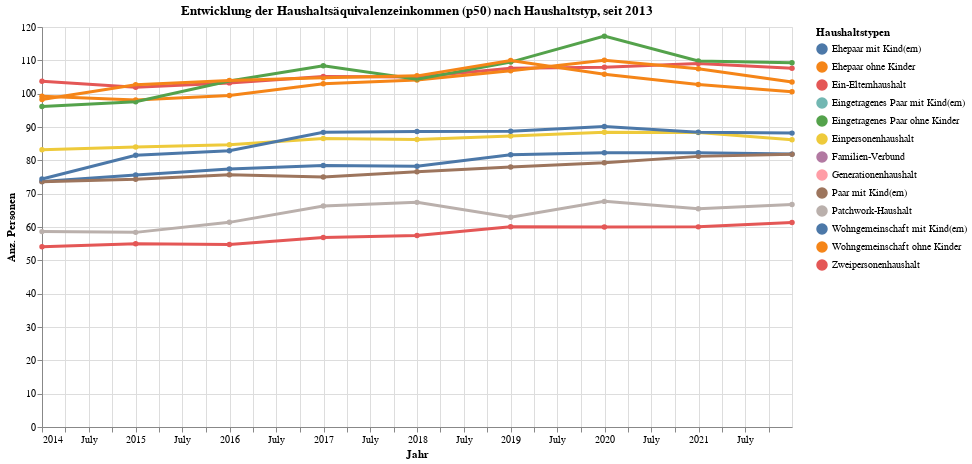

Notebook source saved alongside this figure:
### Code cell
grafik3 = mypy_dv.plot_altair_multiline_highlight(
    data = myAgg3.reset_index()
    , x = 'ZEIT_LANG:T'
    , y = 'med_HAE75:Q'
    , myTitle = "Entwicklung der Haushaltsäquivalenzeinkommen (p50) nach Haushaltstyp, seit "+str(data2betested.index.year.min())
    , x_beschriftung = 'Jahr'
    , y_beschriftung = 'Anz. Personen'
    , warning_status  = "ignore"
    , category='HTY_LANG'
    , category_beschriftung='Haushaltstypen'
)
grafik3

### Figure 1 — Vega-Lite specification as saved in the notebook (floating-point values rounded to 4 significant figures)
{"config": {"view": {"continuousWidth": 300, "continuousHeight": 300}}, "layer": [{"mark": {"type": "circle"}, "encoding": {"color": {"field": "HTY_LANG", "legend": {"orient": "right", "title": "Haushaltstypen"}, "type": "nominal"}, "opacity": {"value": 1.3}, "tooltip": [{"field": "ZEIT_LANG", "type": "temporal"}, {"field": "HTY_LANG", "type": "nominal"}, {"field": "med_HAE75", "type": "quantitative"}], "x": {"axis": {"title": "Jahr"}, "field": "ZEIT_LANG", "type": "temporal"}, "y": {"axis": {"title": "Anz. Personen"}, "field": "med_HAE75", "type": "quantitative"}}, "name": "view_1", "title": "Entwicklung der Haushaltsäquivalenzeinkommen (p50) nach Haushaltstyp, seit 2013"}, {"mark": {"type": "line"}, "encoding": {"color": {"field": "HTY_LANG", "legend": {"orient": "right", "title": "Haushaltstypen"}, "type": "nominal"}, "size": {"condition": {"test": {"not": {"param": "param_1"}}, "value": 1.2}, "value": 3}, "tooltip": [{"field": "ZEIT_LANG", "type": "temporal"}, {"field": "HTY_LANG", "type": "nominal"}, {"field": "med_HAE75", "type": "quantitative"}], "x": {"axis": {"title": "Jahr"}, "field": "ZEIT_LANG", "type": "temporal"}, "y": {"axis": {"title": "Anz. Personen"}, "field": "med_HAE75", "type": "quantitative"}}, "title": "Entwicklung der Haushaltsäquivalenzeinkommen (p50) nach Haushaltstyp, seit 2013"}], "data": {"name": "data-def23f71c87fd27df03390c110419df7"}, "height": 400, "params": [{"name": "param_1", "select": {"type": "point", "fields": ["HTY_LANG"], "nearest": true, "on": "pointerover"}, "views": ["view_1"]}], "width": 750, "$schema": "https://vega.github.io/schema/vega-lite/v5.8.0.json", "datasets": {"data-def23f71c87fd27df03390c110419df7": [{"ZEIT_LANG": "2016-12-31T00:00:00", "ZEIT_CODE": "Z31122016", "HTY_LANG": "Einpersonenhaushalt", "HTY_CODE": "HTY0001", "StichtagDatJahr_str": "2016-12-31", "Jahr": 2016, "med_HAE75": 86.53}, {"ZEIT_LANG": "2021-12-31T00:00:00", "ZEIT_CODE": "Z31122021", "HTY_LANG": "Einpersonenhaushalt", "HTY_CODE": "HTY0001", "StichtagDatJahr_str": "2021-12-31", "Jahr": 2021, "med_HAE75": 86.16}, {"ZEIT_LANG": "2013-12-31T00:00:00", "ZEIT_CODE": "Z31122013", "HTY_LANG": "Einpersonenhaushalt", "HTY_CODE": "HTY0001", "StichtagDatJahr_str": "2013-12-31", "Jahr": 2013, "med_HAE75": 83.15}, {"ZEIT_LANG": "2017-12-31T00:00:00", "ZEIT_CODE": "Z31122017", "HTY_LANG": "Einpersonenhaushalt", "HTY_CODE": "HTY0001", "StichtagDatJahr_str": "2017-12-31", "Jahr": 2017, "med_HAE75": 86.22}, {"ZEIT_LANG": "2020-12-31T00:00:00", "ZEIT_CODE": "Z31122020", "HTY_LANG": "Einpersonenhaushalt", "HTY_CODE": "HTY0001", "StichtagDatJahr_str": "2020-12-31", "Jahr": 2020, "med_HAE75": 88.34}, {"ZEIT_LANG": "2014-12-31T00:00:00", "ZEIT_CODE": "Z31122014", "HTY_LANG": "Einpersonenhaushalt", "HTY_CODE": "HTY0001", "StichtagDatJahr_str": "2014-12-31", "Jahr": 2014, "med_HAE75": 84.0}, {"ZEIT_LANG": "2018-12-31T00:00:00", "ZEIT_CODE": "Z31122018", "HTY_LANG": "Einpersonenhaushalt", "HTY_CODE": "HTY0001", "StichtagDatJahr_str": "2018-12-31", "Jahr": 2018, "med_HAE75": 87.28}, {"ZEIT_LANG": "2019-12-31T00:00:00", "ZEIT_CODE": "Z31122019", "HTY_LANG": "Einpersonenhaushalt", "HTY_CODE": "HTY0001", "StichtagDatJahr_str": "2019-12-31", "Jahr": 2019, "med_HAE75": 88.44}, {"ZEIT_LANG": "2015-12-31T00:00:00", "ZEIT_CODE": "Z31122015", "HTY_LANG": "Einpersonenhaushalt", "HTY_CODE": "HTY0001", "StichtagDatJahr_str": "2015-12-31", "Jahr": 2015, "med_HAE75": 84.69}, {"ZEIT_LANG": "2021-12-31T00:00:00", "ZEIT_CODE": "Z31122021", "HTY_LANG": "Zweipersonenhaushalt", "HTY_CODE": "HTY0004", "StichtagDatJahr_str": "2021-12-31", "Jahr": 2021, "med_HAE75": 107.6}, {"ZEIT_LANG": "2016-12-31T00:00:00", "ZEIT_CODE": "Z31122016", "HTY_LANG": "Zweipersonenhaushalt", "HTY_CODE": "HTY0004", "StichtagDatJahr_str": "2016-12-31", "Jahr": 2016, "med_HAE75": 105.1}, {"ZEIT_LANG": "2014-12-31T00:00:00", "ZEIT_CODE": "Z31122014", "HTY_LANG": "Zweipersonenhaushalt", "HTY_CODE": "HTY0004", "StichtagDatJahr_str": "2014-12-31", "Jahr": 2014, "med_HAE75": 101.9}, {"ZEIT_LANG": "2017-12-31T00:00:00", "ZEIT_CODE": "Z31122017", "HTY_LANG": "Zweipersonenhaushalt", "HTY_CODE": "HTY0004", "StichtagDatJahr_str": "2017-12-31", "Jahr": 2017, "med_HAE75": 105.0}, {"ZEIT_LANG": "2018-12-31T00:00:00", "ZEIT_CODE": "Z31122018", "HTY_LANG": "Zweipersonenhaushalt", "HTY_CODE": "HTY0004", "StichtagDatJahr_str": "2018-12-31", "Jahr": 2018, "med_HAE75": 107.6}, {"ZEIT_LANG": "2015-12-31T00:00:00", "ZEIT_CODE": "Z31122015", "HTY_LANG": "Zweipersonenhaushalt", "HTY_CODE": "HTY0004", "StichtagDatJahr_str": "2015-12-31", "Jahr": 2015, "med_HAE75": 103.2}, {"ZEIT_LANG": "2013-12-31T00:00:00", "ZEIT_CODE": "Z31122013", "HTY_LANG": "Zweipersonenhaushalt", "HTY_CODE": "HTY0004", "StichtagDatJahr_str": "2013-12-31", "Jahr": 2013, "med_HAE75": 103.7}, {"ZEIT_LANG": "2019-12-31T00:00:00", "ZEIT_CODE": "Z31122019", "HTY_LANG": "Zweipersonenhaushalt", "HTY_CODE": "HTY0004", "StichtagDatJahr_str": "2019-12-31", "Jahr": 2019, "med_HAE75": 107.9}, {"ZEIT_LANG": "2020-12-31T00:00:00", "ZEIT_CODE": "Z31122020", "HTY_LANG": "Zweipersonenhaushalt", "HTY_CODE": "HTY0004", "StichtagDatJahr_str": "2020-12-31", "Jahr": 2020, "med_HAE75": 109.1}, {"ZEIT_LANG": "2017-12-31T00:00:00", "ZEIT_CODE": "Z31122017", "HTY_LANG": "Ehepaar ohne Kinder", "HTY_CODE": "HTY0005", "StichtagDatJahr_str": "2017-12-31", "Jahr": 2017, "med_HAE75": 104.1}, {"ZEIT_LANG": "2016-12-31T00:00:00", "ZEIT_CODE": "Z31122016", "HTY_LANG": "Ehepaar ohne Kinder", "HTY_CODE": "HTY0005", "StichtagDatJahr_str": "2016-12-31", "Jahr": 2016, "med_HAE75": 102.9}, {"ZEIT_LANG": "2013-12-31T00:00:00", "ZEIT_CODE": "Z31122013", "HTY_LANG": "Ehepaar ohne Kinder", "HTY_CODE": "HTY0005", "StichtagDatJahr_str": "2013-12-31", "Jahr": 2013, "med_HAE75": 99.24}, {"ZEIT_LANG": "2015-12-31T00:00:00", "ZEIT_CODE": "Z31122015", "HTY_LANG": "Ehepaar ohne Kinder", "HTY_CODE": "HTY0005", "StichtagDatJahr_str": "2015-12-31", "Jahr": 2015, "med_HAE75": 99.43}, {"ZEIT_LANG": "2021-12-31T00:00:00", "ZEIT_CODE": "Z31122021", "HTY_LANG": "Ehepaar ohne Kinder", "HTY_CODE": "HTY0005", "StichtagDatJahr_str": "2021-12-31", "Jahr": 2021, "med_HAE75": 103.5}, {"ZEIT_LANG": "2019-12-31T00:00:00", "ZEIT_CODE": "Z31122019", "HTY_LANG": "Ehepaar ohne Kinder", "HTY_CODE": "HTY0005", "StichtagDatJahr_str": "2019-12-31", "Jahr": 2019, "med_HAE75": 110.0}, {"ZEIT_LANG": "2018-12-31T00:00:00", "ZEIT_CODE": "Z31122018", "HTY_LANG": "Ehepaar ohne Kinder", "HTY_CODE": "HTY0005", "StichtagDatJahr_str": "2018-12-31", "Jahr": 2018, "med_HAE75": 106.9}, {"ZEIT_LANG": "2020-12-31T00:00:00", "ZEIT_CODE": "Z31122020", "HTY_LANG": "Ehepaar ohne Kinder", "HTY_CODE": "HTY0005", "StichtagDatJahr_str": "2020-12-31", "Jahr": 2020, "med_HAE75": 107.5}, {"ZEIT_LANG": "2014-12-31T00:00:00", "ZEIT_CODE": "Z31122014", "HTY_LANG": "Ehepaar ohne Kinder", "HTY_CODE": "HTY0005", "StichtagDatJahr_str": "2014-12-31", "Jahr": 2014, "med_HAE75": 98.12}, {"ZEIT_LANG": "2020-12-31T00:00:00", "ZEIT_CODE": "Z31122020", "HTY_LANG": "Eingetragenes Paar ohne Kinder", "HTY_CODE": "HTY0006", "StichtagDatJahr_str": "2020-12-31", "Jahr": 2020, "med_HAE75": 109.8}, {"ZEIT_LANG": "2021-12-31T00:00:00", "ZEIT_CODE": "Z31122021", "HTY_LANG": "Eingetragenes Paar ohne Kinder", "HTY_CODE": "HTY0006", "StichtagDatJahr_str": "2021-12-31", "Jahr": 2021, "med_HAE75": 109.3}, {"ZEIT_LANG": "2018-12-31T00:00:00", "ZEIT_CODE": "Z31122018", "HTY_LANG": "Eingetragenes Paar ohne Kinder", "HTY_CODE": "HTY0006", "StichtagDatJahr_str": "2018-12-31", "Jahr": 2018, "med_HAE75": 109.5}, {"ZEIT_LANG": "2016-12-31T00:00:00", "ZEIT_CODE": "Z31122016", "HTY_LANG": "Eingetragenes Paar ohne Kinder", "HTY_CODE": "HTY0006", "StichtagDatJahr_str": "2016-12-31", "Jahr": 2016, "med_HAE75": 108.4}, {"ZEIT_LANG": "2019-12-31T00:00:00", "ZEIT_CODE": "Z31122019", "HTY_LANG": "Eingetragenes Paar ohne Kinder", "HTY_CODE": "HTY0006", "StichtagDatJahr_str": "2019-12-31", "Jahr": 2019, "med_HAE75": 117.3}, {"ZEIT_LANG": "2017-12-31T00:00:00", "ZEIT_CODE": "Z31122017", "HTY_LANG": "Eingetragenes Paar ohne Kinder", "HTY_CODE": "HTY0006", "StichtagDatJahr_str": "2017-12-31", "Jahr": 2017, "med_HAE75": 104.3}, {"ZEIT_LANG": "2013-12-31T00:00:00", "ZEIT_CODE": "Z31122013", "HTY_LANG": "Eingetragenes Paar ohne Kinder", "HTY_CODE": "HTY0006", "StichtagDatJahr_str": "2013-12-31", "Jahr": 2013, "med_HAE75": 96.15}, {"ZEIT_LANG": "2014-12-31T00:00:00", "ZEIT_CODE": "Z31122014", "HTY_LANG": "Eingetragenes Paar ohne Kinder", "HTY_CODE": "HTY0006", "StichtagDatJahr_str": "2014-12-31", "Jahr": 2014, "med_HAE75": 97.56}, {"ZEIT_LANG": "2015-12-31T00:00:00", "ZEIT_CODE": "Z31122015", "HTY_LANG": "Eingetragenes Paar ohne Kinder", "HTY_CODE": "HTY0006", "StichtagDatJahr_str": "2015-12-31", "Jahr": 2015, "med_HAE75": 103.8}, {"ZEIT_LANG": "2014-12-31T00:00:00", "ZEIT_CODE": "Z31122014", "HTY_LANG": "Ein-Elternhaushalt", "HTY_CODE": "HTY0007", "StichtagDatJahr_str": "2014-12-31", "Jahr": 2014, "med_HAE75": 54.96}, {"ZEIT_LANG": "2019-12-31T00:00:00", "ZEIT_CODE": "Z31122019", "HTY_LANG": "Ein-Elternhaushalt", "HTY_CODE": "HTY0007", "StichtagDatJahr_str": "2019-12-31", "Jahr": 2019, "med_HAE75": 60.02}, {"ZEIT_LANG": "2013-12-31T00:00:00", "ZEIT_CODE": "Z31122013", "HTY_LANG": "Ein-Elternhaushalt", "HTY_CODE": "HTY0007", "StichtagDatJahr_str": "2013-12-31", "Jahr": 2013, "med_HAE75": 54.05}, {"ZEIT_LANG": "2016-12-31T00:00:00", "ZEIT_CODE": "Z31122016", "HTY_LANG": "Ein-Elternhaushalt", "HTY_CODE": "HTY0007", "StichtagDatJahr_str": "2016-12-31", "Jahr": 2016, "med_HAE75": 56.88}, {"ZEIT_LANG": "2018-12-31T00:00:00", "ZEIT_CODE": "Z31122018", "HTY_LANG": "Ein-Elternhaushalt", "HTY_CODE": "HTY0007", "StichtagDatJahr_str": "2018-12-31", "Jahr": 2018, "med_HAE75": 60.09}, {"ZEIT_LANG": "2017-12-31T00:00:00", "ZEIT_CODE": "Z31122017", "HTY_LANG": "Ein-Elternhaushalt", "HTY_CODE": "HTY0007", "StichtagDatJahr_str": "2017-12-31", "Jahr": 2017, "med_HAE75": 57.43}, {"ZEIT_LANG": "2015-12-31T00:00:00", "ZEIT_CODE": "Z31122015", "HTY_LANG": "Ein-Elternhaushalt", "HTY_CODE": "HTY0007", "StichtagDatJahr_str": "2015-12-31", "Jahr": 2015, "med_HAE75": 54.78}, {"ZEIT_LANG": "2021-12-31T00:00:00", "ZEIT_CODE": "Z31122021", "HTY_LANG": "Ein-Elternhaushalt", "HTY_CODE": "HTY0007", "StichtagDatJahr_str": "2021-12-31", "Jahr": 2021, "med_HAE75": 61.33}, {"ZEIT_LANG": "2020-12-31T00:00:00", "ZEIT_CODE": "Z31122020", "HTY_LANG": "Ein-Elternhaushalt", "HTY_CODE": "HTY0007", "StichtagDatJahr_str": "2020-12-31", "Jahr": 2020, "med_HAE75": 60.04}, {"ZEIT_LANG": "2018-12-31T00:00:00", "ZEIT_CODE": "Z31122018", "HTY_LANG": "Ehepaar mit Kind(ern)", "HTY_CODE": "HTY0008", "StichtagDatJahr_str": "2018-12-31", "Jahr": 2018, "med_HAE75": 81.68}, {"ZEIT_LANG": "2020-12-31T00:00:00", "ZEIT_CODE": "Z31122020", "HTY_LANG": "Ehepaar mit Kind(ern)", "HTY_CODE": "HTY0008", "StichtagDatJahr_str": "2020-12-31", "Jahr": 2020, "med_HAE75": 82.3}, {"ZEIT_LANG": "2014-12-31T00:00:00", "ZEIT_CODE": "Z31122014", "HTY_LANG": "Ehepaar mit Kind(ern)", "HTY_CODE": "HTY0008", "StichtagDatJahr_str": "2014-12-31", "Jahr": 2014, "med_HAE75": 75.62}, {"ZEIT_LANG": "2019-12-31T00:00:00", "ZEIT_CODE": "Z31122019", "HTY_LANG": "Ehepaar mit Kind(ern)", "HTY_CODE": "HTY0008", "StichtagDatJahr_str": "2019-12-31", "Jahr": 2019, "med_HAE75": 82.27}, {"ZEIT_LANG": "2017-12-31T00:00:00", "ZEIT_CODE": "Z31122017", "HTY_LANG": "Ehepaar mit Kind(ern)", "HTY_CODE": "HTY0008", "StichtagDatJahr_str": "2017-12-31", "Jahr": 2017, "med_HAE75": 78.24}, {"ZEIT_LANG": "2013-12-31T00:00:00", "ZEIT_CODE": "Z31122013", "HTY_LANG": "Ehepaar mit Kind(ern)", "HTY_CODE": "HTY0008", "StichtagDatJahr_str": "2013-12-31", "Jahr": 2013, "med_HAE75": 73.65}, {"ZEIT_LANG": "2021-12-31T00:00:00", "ZEIT_CODE": "Z31122021", "HTY_LANG": "Ehepaar mit Kind(ern)", "HTY_CODE": "HTY0008", "StichtagDatJahr_str": "2021-12-31", "Jahr": 2021, "med_HAE75": 81.86}, {"ZEIT_LANG": "2015-12-31T00:00:00", "ZEIT_CODE": "Z31122015", "HTY_LANG": "Ehepaar mit Kind(ern)", "HTY_CODE": "HTY0008", "StichtagDatJahr_str": "2015-12-31", "Jahr": 2015, "med_HAE75": 77.43}, {"ZEIT_LANG": "2016-12-31T00:00:00", "ZEIT_CODE": "Z31122016", "HTY_LANG": "Ehepaar mit Kind(ern)", "HTY_CODE": "HTY0008", "StichtagDatJahr_str": "2016-12-31", "Jahr": 2016, "med_HAE75": 78.44}, {"ZEIT_LANG": "2017-12-31T00:00:00", "ZEIT_CODE": "Z31122017", "HTY_LANG": "Eingetragenes Paar mit Kind(ern)", "HTY_CODE": "HTY0009", "StichtagDatJahr_str": "2017-12-31", "Jahr": 2017, "med_HAE75": null}, {"ZEIT_LANG": "2014-12-31T00:00:00", "ZEIT_CODE": "Z31122014", "HTY_LANG": "Eingetragenes Paar mit Kind(ern)", "HTY_CODE": "HTY0009", "StichtagDatJahr_str": "2014-12-31", "Jahr": 2014, "med_HAE75": null}, {"ZEIT_LANG": "2020-12-31T00:00:00", "ZEIT_CODE": "Z31122020", "HTY_LANG": "Eingetragenes Paar mit Kind(ern)", "HTY_CODE": "HTY0009", "StichtagDatJahr_str": "2020-12-31", "Jahr": 2020, "med_HAE75": null}, {"ZEIT_LANG": "2019-12-31T00:00:00", "ZEIT_CODE": "Z31122019", "HTY_LANG": "Eingetragenes Paar mit Kind(ern)", "HTY_CODE": "HTY0009", "StichtagDatJahr_str": "2019-12-31", "Jahr": 2019, "med_HAE75": null}, {"ZEIT_LANG": "2021-12-31T00:00:00", "ZEIT_CODE": "Z31122021", "HTY_LANG": "Eingetragenes Paar mit Kind(ern)", "HTY_CODE": "HTY0009", "StichtagDatJahr_str": "2021-12-31", "Jahr": 2021, "med_HAE75": null}, {"ZEIT_LANG": "2013-12-31T00:00:00", "ZEIT_CODE": "Z31122013", "HTY_LANG": "Eingetragenes Paar mit Kind(ern)", "HTY_CODE": "HTY0009", "StichtagDatJahr_str": "2013-12-31", "Jahr": 2013, "med_HAE75": null}, {"ZEIT_LANG": "2015-12-31T00:00:00", "ZEIT_CODE": "Z31122015", "HTY_LANG": "Eingetragenes Paar mit Kind(ern)", "HTY_CODE": "HTY0009", "StichtagDatJahr_str": "2015-12-31", "Jahr": 2015, "med_HAE75": null}, {"ZEIT_LANG": "2016-12-31T00:00:00", "ZEIT_CODE": "Z31122016", "HTY_LANG": "Eingetragenes Paar mit Kind(ern)", "HTY_CODE": "HTY0009", "StichtagDatJahr_str": "2016-12-31", "Jahr": 2016, "med_HAE75": null}, {"ZEIT_LANG": "2018-12-31T00:00:00", "ZEIT_CODE": "Z31122018", "HTY_LANG": "Eingetragenes Paar mit Kind(ern)", "HTY_CODE": "HTY0009", "StichtagDatJahr_str": "2018-12-31", "Jahr": 2018, "med_HAE75": null}, {"ZEIT_LANG": "2014-12-31T00:00:00", "ZEIT_CODE": "Z31122014", "HTY_LANG": "Paar mit Kind(ern)", "HTY_CODE": "HTY0010", "StichtagDatJahr_str": "2014-12-31", "Jahr": 2014, "med_HAE75": 74.33}, {"ZEIT_LANG": "2015-12-31T00:00:00", "ZEIT_CODE": "Z31122015", "HTY_LANG": "Paar mit Kind(ern)", "HTY_CODE": "HTY0010", "StichtagDatJahr_str": "2015-12-31", "Jahr": 2015, "med_HAE75": 75.71}, {"ZEIT_LANG": "2018-12-31T00:00:00", "ZEIT_CODE": "Z31122018", "HTY_LANG": "Paar mit Kind(ern)", "HTY_CODE": "HTY0010", "StichtagDatJahr_str": "2018-12-31", "Jahr": 2018, "med_HAE75": 78.03}, {"ZEIT_LANG": "2021-12-31T00:00:00", "ZEIT_CODE": "Z31122021", "HTY_LANG": "Paar mit Kind(ern)", "HTY_CODE": "HTY0010", "StichtagDatJahr_str": "2021-12-31", "Jahr": 2021, "med_HAE75": 81.82}, {"ZEIT_LANG": "2020-12-31T00:00:00", "ZEIT_CODE": "Z31122020", "HTY_LANG": "Paar mit Kind(ern)", "HTY_CODE": "HTY0010", "StichtagDatJahr_str": "2020-12-31", "Jahr": 2020, "med_HAE75": 81.19}, {"ZEIT_LANG": "2017-12-31T00:00:00", "ZEIT_CODE": "Z31122017", "HTY_LANG": "Paar mit Kind(ern)", "HTY_CODE": "HTY0010", "StichtagDatJahr_str": "2017-12-31", "Jahr": 2017, "med_HAE75": 76.59}, {"ZEIT_LANG": "2013-12-31T00:00:00", "ZEIT_CODE": "Z31122013", "HTY_LANG": "Paar mit Kind(ern)", "HTY_CODE": "HTY0010", "StichtagDatJahr_str": "2013-12-31", "Jahr": 2013, "med_HAE75": 73.61}, {"ZEIT_LANG": "2016-12-31T00:00:00", "ZEIT_CODE": "Z31122016", "HTY_LANG": "Paar mit Kind(ern)", "HTY_CODE": "HTY0010", "StichtagDatJahr_str": "2016-12-31", "Jahr": 2016, "med_HAE75": 75.03}, {"ZEIT_LANG": "2019-12-31T00:00:00", "ZEIT_CODE": "Z31122019", "HTY_LANG": "Paar mit Kind(ern)", "HTY_CODE": "HTY0010", "StichtagDatJahr_str": "2019-12-31", "Jahr": 2019, "med_HAE75": 79.29}, {"ZEIT_LANG": "2019-12-31T00:00:00", "ZEIT_CODE": "Z31122019", "HTY_LANG": "Patchwork-Haushalt", "HTY_CODE": "HTY0011", "StichtagDatJahr_str": "2019-12-31", "Jahr": 2019, "med_HAE75": 67.69}, {"ZEIT_LANG": "2013-12-31T00:00:00", "ZEIT_CODE": "Z31122013", "HTY_LANG": "Patchwork-Haushalt", "HTY_CODE": "HTY0011", "StichtagDatJahr_str": "2013-12-31", "Jahr": 2013, "med_HAE75": 58.61}, {"ZEIT_LANG": "2021-12-31T00:00:00", "ZEIT_CODE": "Z31122021", "HTY_LANG": "Patchwork-Haushalt", "HTY_CODE": "HTY0011", "StichtagDatJahr_str": "2021-12-31", "Jahr": 2021, "med_HAE75": 66.73}, {"ZEIT_LANG": "2020-12-31T00:00:00", "ZEIT_CODE": "Z31122020", "HTY_LANG": "Patchwork-Haushalt", "HTY_CODE": "HTY0011", "StichtagDatJahr_str": "2020-12-31", "Jahr": 2020, "med_HAE75": 65.5}, {"ZEIT_LANG": "2015-12-31T00:00:00", "ZEIT_CODE": "Z31122015", "HTY_LANG": "Patchwork-Haushalt", "HTY_CODE": "HTY0011", "StichtagDatJahr_str": "2015-12-31", "Jahr": 2015, "med_HAE75": 61.39}, {"ZEIT_LANG": "2018-12-31T00:00:00", "ZEIT_CODE": "Z31122018", "HTY_LANG": "Patchwork-Haushalt", "HTY_CODE": "HTY0011", "StichtagDatJahr_str": "2018-12-31", "Jahr": 2018, "med_HAE75": 62.93}, {"ZEIT_LANG": "2016-12-31T00:00:00", "ZEIT_CODE": "Z31122016", "HTY_LANG": "Patchwork-Haushalt", "HTY_CODE": "HTY0011", "StichtagDatJahr_str": "2016-12-31", "Jahr": 2016, "med_HAE75": 66.3}, {"ZEIT_LANG": "2014-12-31T00:00:00", "ZEIT_CODE": "Z31122014", "HTY_LANG": "Patchwork-Haushalt", "HTY_CODE": "HTY0011", "StichtagDatJahr_str": "2014-12-31", "Jahr": 2014, "med_HAE75": 58.39}, {"ZEIT_LANG": "2017-12-31T00:00:00", "ZEIT_CODE": "Z31122017", "HTY_LANG": "Patchwork-Haushalt", "HTY_CODE": "HTY0011", "StichtagDatJahr_str": "2017-12-31", "Jahr": 2017, "med_HAE75": 67.39}, {"ZEIT_LANG": "2015-12-31T00:00:00", "ZEIT_CODE": "Z31122015", "HTY_LANG": "Wohngemeinschaft ohne Kinder", "HTY_CODE": "HTY0012", "StichtagDatJahr_str": "2015-12-31", "Jahr": 2015, "med_HAE75": 104.0}, {"ZEIT_LANG": "2016-12-31T00:00:00", "ZEIT_CODE": "Z31122016", "HTY_LANG": "Wohngemeinschaft ohne Kinder", "HTY_CODE": "HTY0012", "StichtagDatJahr_str": "2016-12-31", "Jahr": 2016, "med_HAE75": 104.7}, {"ZEIT_LANG": "2020-12-31T00:00:00", "ZEIT_CODE": "Z31122020", "HTY_LANG": "Wohngemeinschaft ohne Kinder", "HTY_CODE": "HTY0012", "StichtagDatJahr_str": "2020-12-31", "Jahr": 2020, "med_HAE75": 102.8}, {"ZEIT_LANG": "2014-12-31T00:00:00", "ZEIT_CODE": "Z31122014", "HTY_LANG": "Wohngemeinschaft ohne Kinder", "HTY_CODE": "HTY0012", "StichtagDatJahr_str": "2014-12-31", "Jahr": 2014, "med_HAE75": 102.7}, {"ZEIT_LANG": "2018-12-31T00:00:00", "ZEIT_CODE": "Z31122018", "HTY_LANG": "Wohngemeinschaft ohne Kinder", "HTY_CODE": "HTY0012", "StichtagDatJahr_str": "2018-12-31", "Jahr": 2018, "med_HAE75": 110.0}, {"ZEIT_LANG": "2021-12-31T00:00:00", "ZEIT_CODE": "Z31122021", "HTY_LANG": "Wohngemeinschaft ohne Kinder", "HTY_CODE": "HTY0012", "StichtagDatJahr_str": "2021-12-31", "Jahr": 2021, "med_HAE75": 100.6}, {"ZEIT_LANG": "2013-12-31T00:00:00", "ZEIT_CODE": "Z31122013", "HTY_LANG": "Wohngemeinschaft ohne Kinder", "HTY_CODE": "HTY0012", "StichtagDatJahr_str": "2013-12-31", "Jahr": 2013, "med_HAE75": 98.26}, {"ZEIT_LANG": "2017-12-31T00:00:00", "ZEIT_CODE": "Z31122017", "HTY_LANG": "Wohngemeinschaft ohne Kinder", "HTY_CODE": "HTY0012", "StichtagDatJahr_str": "2017-12-31", "Jahr": 2017, "med_HAE75": 105.3}, {"ZEIT_LANG": "2019-12-31T00:00:00", "ZEIT_CODE": "Z31122019", "HTY_LANG": "Wohngemeinschaft ohne Kinder", "HTY_CODE": "HTY0012", "StichtagDatJahr_str": "2019-12-31", "Jahr": 2019, "med_HAE75": 105.8}, {"ZEIT_LANG": "2017-12-31T00:00:00", "ZEIT_CODE": "Z31122017", "HTY_LANG": "Wohngemeinschaft mit Kind(ern)", "HTY_CODE": "HTY0013", "StichtagDatJahr_str": "2017-12-31", "Jahr": 2017, "med_HAE75": 88.66}, {"ZEIT_LANG": "2021-12-31T00:00:00", "ZEIT_CODE": "Z31122021", "HTY_LANG": "Wohngemeinschaft mit Kind(ern)", "HTY_CODE": "HTY0013", "StichtagDatJahr_str": "2021-12-31", "Jahr": 2021, "med_HAE75": 88.16}, {"ZEIT_LANG": "2015-12-31T00:00:00", "ZEIT_CODE": "Z31122015", "HTY_LANG": "Wohngemeinschaft mit Kind(ern)", "HTY_CODE": "HTY0013", "StichtagDatJahr_str": "2015-12-31", "Jahr": 2015, "med_HAE75": 82.88}, {"ZEIT_LANG": "2016-12-31T00:00:00", "ZEIT_CODE": "Z31122016", "HTY_LANG": "Wohngemeinschaft mit Kind(ern)", "HTY_CODE": "HTY0013", "StichtagDatJahr_str": "2016-12-31", "Jahr": 2016, "med_HAE75": 88.39}, {"ZEIT_LANG": "2020-12-31T00:00:00", "ZEIT_CODE": "Z31122020", "HTY_LANG": "Wohngemeinschaft mit Kind(ern)", "HTY_CODE": "HTY0013", "StichtagDatJahr_str": "2020-12-31", "Jahr": 2020, "med_HAE75": 88.41}, {"ZEIT_LANG": "2018-12-31T00:00:00", "ZEIT_CODE": "Z31122018", "HTY_LANG": "Wohngemeinschaft mit Kind(ern)", "HTY_CODE": "HTY0013", "StichtagDatJahr_str": "2018-12-31", "Jahr": 2018, "med_HAE75": 88.69}, {"ZEIT_LANG": "2014-12-31T00:00:00", "ZEIT_CODE": "Z31122014", "HTY_LANG": "Wohngemeinschaft mit Kind(ern)", "HTY_CODE": "HTY0013", "StichtagDatJahr_str": "2014-12-31", "Jahr": 2014, "med_HAE75": 81.54}, {"ZEIT_LANG": "2013-12-31T00:00:00", "ZEIT_CODE": "Z31122013", "HTY_LANG": "Wohngemeinschaft mit Kind(ern)", "HTY_CODE": "HTY0013", "StichtagDatJahr_str": "2013-12-31", "Jahr": 2013, "med_HAE75": 74.42}, {"ZEIT_LANG": "2019-12-31T00:00:00", "ZEIT_CODE": "Z31122019", "HTY_LANG": "Wohngemeinschaft mit Kind(ern)", "HTY_CODE": "HTY0013", "StichtagDatJahr_str": "2019-12-31", "Jahr": 2019, "med_HAE75": 90.18}, {"ZEIT_LANG": "2014-12-31T00:00:00", "ZEIT_CODE": "Z31122014", "HTY_LANG": "Generationenhaushalt", "HTY_CODE": "HTY0014", "StichtagDatJahr_str": "2014-12-31", "Jahr": 2014, "med_HAE75": null}, {"ZEIT_LANG": "2020-12-31T00:00:00", "ZEIT_CODE": "Z31122020", "HTY_LANG": "Generationenhaushalt", "HTY_CODE": "HTY0014", "StichtagDatJahr_str": "2020-12-31", "Jahr": 2020, "med_HAE75": null}, {"ZEIT_LANG": "2013-12-31T00:00:00", "ZEIT_CODE": "Z31122013", "HTY_LANG": "Generationenhaushalt", "HTY_CODE": "HTY0014", "StichtagDatJahr_str": "2013-12-31", "Jahr": 2013, "med_HAE75": null}, {"ZEIT_LANG": "2016-12-31T00:00:00", "ZEIT_CODE": "Z31122016", "HTY_LANG": "Generationenhaushalt", "HTY_CODE": "HTY0014", "StichtagDatJahr_str": "2016-12-31", "Jahr": 2016, "med_HAE75": null}, {"ZEIT_LANG": "2015-12-31T00:00:00", "ZEIT_CODE": "Z31122015", "HTY_LANG": "Generationenhaushalt", "HTY_CODE": "HTY0014", "StichtagDatJahr_str": "2015-12-31", "Jahr": 2015, "med_HAE75": null}, {"ZEIT_LANG": "2021-12-31T00:00:00", "ZEIT_CODE": "Z31122021", "HTY_LANG": "Generationenhaushalt", "HTY_CODE": "HTY0014", "StichtagDatJahr_str": "2021-12-31", "Jahr": 2021, "med_HAE75": null}, {"ZEIT_LANG": "2018-12-31T00:00:00", "ZEIT_CODE": "Z31122018", "HTY_LANG": "Generationenhaushalt", "HTY_CODE": "HTY0014", "StichtagDatJahr_str": "2018-12-31", "Jahr": 2018, "med_HAE75": null}, {"ZEIT_LANG": "2017-12-31T00:00:00", "ZEIT_CODE": "Z31122017", "HTY_LANG": "Generationenhaushalt", "HTY_CODE": "HTY0014", "StichtagDatJahr_str": "2017-12-31", "Jahr": 2017, "med_HAE75": null}, {"ZEIT_LANG": "2019-12-31T00:00:00", "ZEIT_CODE": "Z31122019", "HTY_LANG": "Generationenhaushalt", "HTY_CODE": "HTY0014", "StichtagDatJahr_str": "2019-12-31", "Jahr": 2019, "med_HAE75": null}, {"ZEIT_LANG": "2013-12-31T00:00:00", "ZEIT_CODE": "Z31122013", "HTY_LANG": "Familien-Verbund", "HTY_CODE": "HTY0015", "StichtagDatJahr_str": "2013-12-31", "Jahr": 2013, "med_HAE75": null}, {"ZEIT_LANG": "2016-12-31T00:00:00", "ZEIT_CODE": "Z31122016", "HTY_LANG": "Familien-Verbund", "HTY_CODE": "HTY0015", "StichtagDatJahr_str": "2016-12-31", "Jahr": 2016, "med_HAE75": null}]}}
